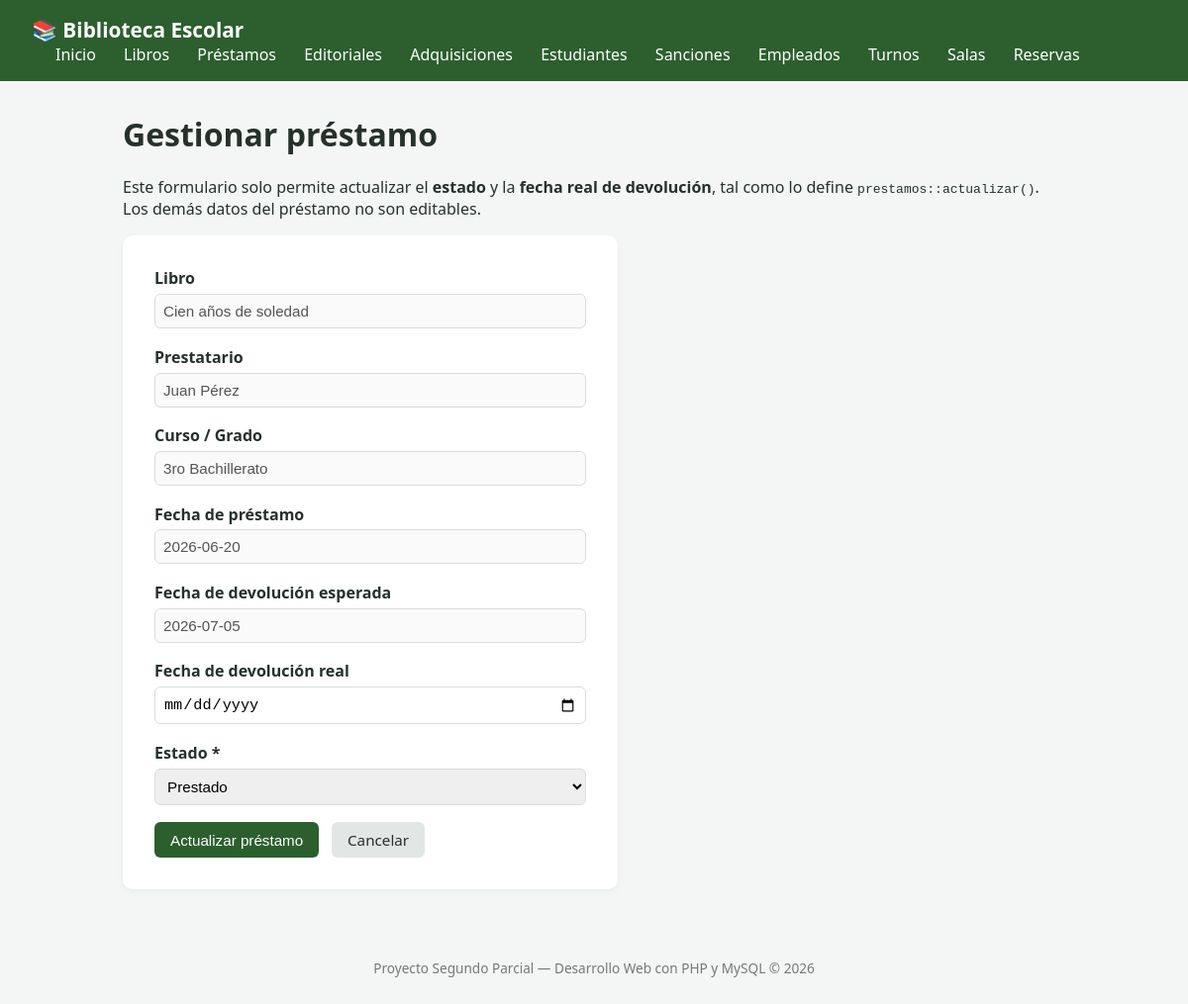
Page /index.php?route=prestamos/edit&id=1 on the committed database.
### tables this page shows
CREATE TABLE IF NOT EXISTS prestamos (
    id INT AUTO_INCREMENT PRIMARY KEY,
    libro_id INT NOT NULL,
    nombre_prestatario VARCHAR(120) NOT NULL,
    curso_grado VARCHAR(50) NOT NULL,
    fecha_prestamo DATE NOT NULL,
    fecha_devolucion_esperada DATE NOT NULL,
    fecha_devolucion_real DATE NULL,
    estado ENUM('prestado', 'devuelto', 'atrasado') NOT NULL DEFAULT 'prestado',
    creado_en TIMESTAMP DEFAULT CURRENT_TIMESTAMP,
    CONSTRAINT fk_prestamo_libro
        FOREIGN KEY (libro_id) REFERENCES libros(id)
        ON DELETE CASCADE
        ON UPDATE CASCADE
);

CREATE TABLE IF NOT EXISTS libros (
    id INT AUTO_INCREMENT PRIMARY KEY,
    titulo VARCHAR(150) NOT NULL,
    autor VARCHAR(120) NOT NULL,
    editorial VARCHAR(120) NOT NULL,
    anio_publicacion SMALLINT UNSIGNED NOT NULL,
    isbn VARCHAR(20) NOT NULL UNIQUE,
    stock INT NOT NULL DEFAULT 1,
    creado_en TIMESTAMP DEFAULT CURRENT_TIMESTAMP
);

### app/controllers/prestamosController.php (called while the page is built, shortened)
<?php
require_once __DIR__ . '/../models/prestamos.php';
class PrestamoController
{
    public function editar(int $id): void
    {
        $datos = $this->buscarPorId($id);
        require __DIR__ . '/../views/prestamos/edit.php';
    }
    private function buscarPorId(int $id): ?array
    {
        $resultados = prestamos::busqueda($id, '', '', '');
        foreach ($resultados as $fila) {
            if ((int) $fila['id'] === $id) {
                return $fila;
            }
        }
        return null;
    }
}

### app/models/prestamos.php (called while the page is built, shortened)
<?php
class prestamos{
    public static function busqueda($id, $titulo, $autor, $prestatario)
    {
        $conn = Conexion::conectar();
        $bd_id = (int)$id;
        $bd_titulo = $conn->real_escape_string($titulo);
        $bd_autor = $conn->real_escape_string($autor);
        $bd_prestatario = $conn->real_escape_string($prestatario);
        $sql = "SELECT
        p.id, l.titulo, p.nombre_prestatario, p.curso_grado, p.fecha_prestamo, p.fecha_devolucion_esperada, p.fecha_devolucion_real, p.estado
        FROM prestamos p
        INNER JOIN libros l
        ON p.libro_id = l.id
        WHERE (p.id = '$bd_id' OR l.titulo = '$bd_titulo' OR l.autor = '$bd_autor' OR p.nombre_prestatario = '$bd_prestatario')
        LIMIT 5";
        $res = $conn->query($sql);
        $prestamos = [];
        while ($fila = $res->fetch_assoc()) {
            $prestamos[] = $fila;
        }
        return $prestamos;
    }
}
?>

### app/views/prestamos/edit.php (the view, shortened to what this page needs)
<?php require __DIR__ . '/../header.php'; ?>
<h1>Gestionar préstamo</h1>
<p class="nota-info">
    Este formulario solo permite actualizar el <strong>estado</strong> y la
    <strong>fecha real de devolución</strong>, tal como lo define
    <code>prestamos::actualizar()</code>. Los demás datos del préstamo no son editables.
</p>
<form action="index.php?route=prestamos/update&id=<?= $datos['id'] ?>" method="POST" class="formulario" novalidate id="form-prestamo-edit">
    <div class="campo">
        <label>Libro</label>
        <input type="text" value="<?= htmlspecialchars($datos['titulo']) ?>" disabled>
    </div>
    <div class="campo">
        <label>Prestatario</label>
        <input type="text" value="<?= htmlspecialchars($datos['nombre_prestatario']) ?>" disabled>
    </div>
    <div class="campo">
        <label>Curso / Grado</label>
        <input type="text" value="<?= htmlspecialchars($datos['curso_grado']) ?>" disabled>
    </div>
    <div class="campo">
        <label>Fecha de préstamo</label>
        <input type="text" value="<?= htmlspecialchars($datos['fecha_prestamo']) ?>" disabled>
    </div>
    <div class="campo">
        <label>Fecha de devolución esperada</label>
        <input type="text" value="<?= htmlspecialchars($datos['fecha_devolucion_esperada']) ?>" disabled>
    </div>
    <div class="campo">
        <label for="fecha_devolucion_real">Fecha de devolución real</label>
        <input type="date" id="fecha_devolucion_real" name="fecha_devolucion_real"
               value="<?= htmlspecialchars($datos['fecha_devolucion_real'] ?? '') ?>">
    </div>
    <div class="campo">
        <label for="estado">Estado *</label>
        <select id="estado" name="estado" required>
            <?php foreach (['prestado' => 'Prestado', 'devuelto' => 'Devuelto', 'atrasado' => 'Atrasado'] as $valor => $texto): ?>
                <option value="<?= $valor ?>" <?= ($datos['estado'] ?? '') === $valor ? 'selected' : '' ?>><?= $texto ?></option>
            <?php endforeach; ?>
        </select>
    </div>
    <div class="acciones-form">
        <button type="submit" class="btn btn-primary">Actualizar préstamo</button>
        <a href="index.php?route=prestamos" class="btn">Cancelar</a>
    </div>
</form>
<?php require __DIR__ . '/../footer.php'; ?>

### public/css/style.css (style rules this page uses)
:root { --color-primario: #2c5f2d; --color-primario-oscuro: #1e4220; --color-fondo: #f4f6f5; --color-texto: #26312b; --color-borde: #d7ded9; --color-error: #c0392b; --color-exito: #27924b; --color-advertencia: #b8860b; }
* { box-sizing: border-box; }
body { margin: 0; font-family: 'Segoe UI', Arial, sans-serif; background-color: var(--color-fondo); color: var(--color-texto); }
.btn { display: inline-block; padding: 0.5rem 1rem; border-radius: 6px; text-decoration: none; background: #e2e6e4; color: var(--color-texto); border: none; cursor: pointer; font-size: 0.95rem; }
.btn-primary { background-color: var(--color-primario); color: white; }
.formulario { background: white; padding: 2rem; border-radius: 10px; max-width: 500px; box-shadow: 0 2px 6px rgba(0,0,0,0.05); }
.campo { margin-bottom: 1.1rem; display: flex; flex-direction: column; }
.campo label { font-weight: 600; margin-bottom: 0.3rem; }
.campo input, .campo select { padding: 0.5rem; border: 1px solid var(--color-borde); border-radius: 6px; font-size: 0.95rem; }
.acciones-form { display: flex; gap: 0.8rem; margin-top: 1rem; }

### rows in the picture
prestamos: libro.titulo "Cien años de soledad", nombre_prestatario "Juan Pérez", curso_grado "3ro Bachillerato", fecha_prestamo "2026-06-20", fecha_devolucion_esperada "2026-07-05", estado "Prestado"
